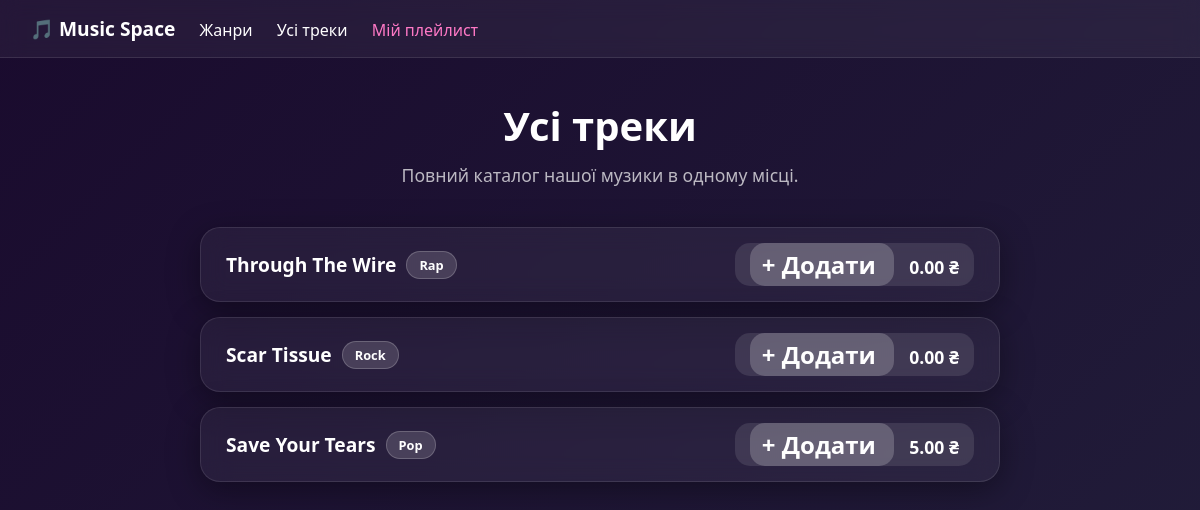
Page /music/products/ on the earlier database version.
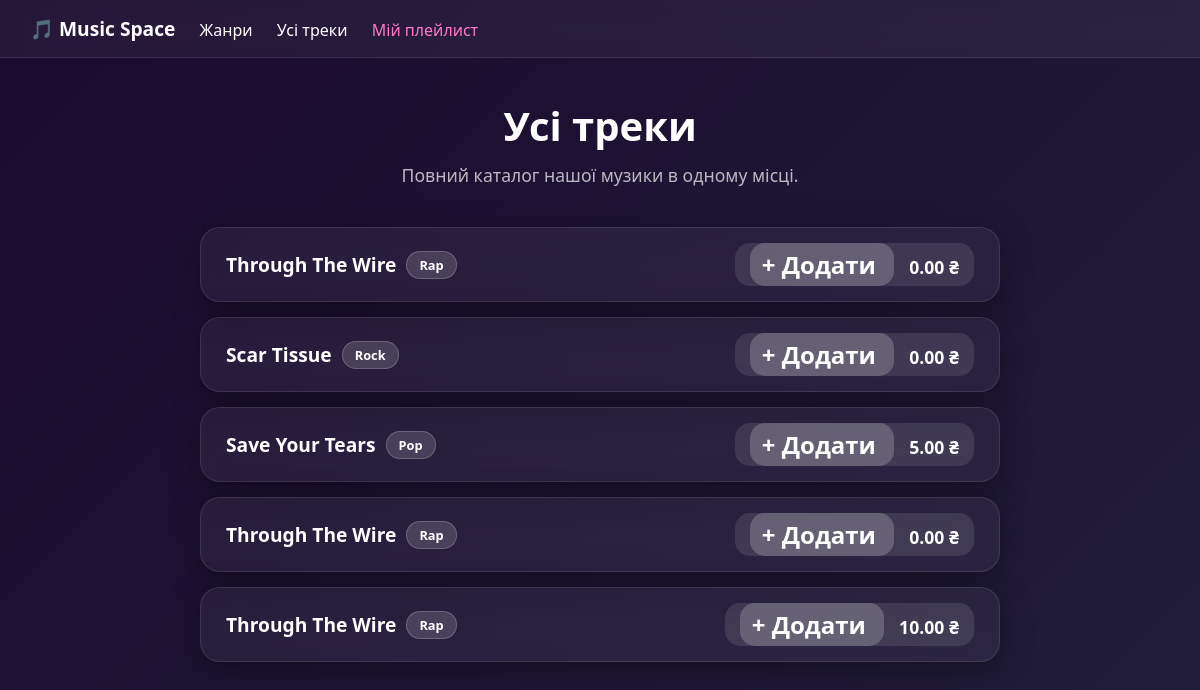
Same page on the later database version.
### music/models.py (models this page shows, shortened)
class Product(models.Model):
    name = models.CharField(max_length=255, verbose_name="Назва треку")
    category = models.ForeignKey(Category, on_delete=models.CASCADE, verbose_name="Жанр")
    artist = models.ForeignKey(Artist, on_delete=models.SET_NULL, null=True, blank=True, verbose_name="Виконавець")
    price = models.DecimalField(max_digits=10, decimal_places=2, verbose_name="Ціна (якщо платний)")
    is_available = models.BooleanField(default=True, verbose_name="Доступний для прослуховування")
    created_at = models.DateTimeField(auto_now_add=True, verbose_name="Дата додавання")

class Category(models.Model):
    name = models.CharField(max_length=100, verbose_name="Назва жанру")
    description = models.TextField(blank=True, verbose_name="Опис жанру")

### music/views.py (the view)
# urls.py: path('products/', views.product_list_view, name='product_list'),
def product_list_view(request):
    products = Product.objects.all()
    return render(request, 'music/product_list.html', {"title": "Список треків", "products": products})

### templates/music/product_list.html (shortened to what this page needs)
{% extends 'base.html' %}
{% block content %}
    <div style="margin-bottom: 40px; text-align: center;">
        <h1 style="font-size: 2.5rem; margin-top: 15px; margin-bottom: 10px;">Усі треки</h1>
        <p style="color: rgba(255,255,255,0.7); font-size: 1.1rem; margin-top: 0;">
            Повний каталог нашої музики в одному місці.
        </p>
    </div>
    <div style="max-width: 800px; margin: 0 auto;">
        {% for product in products %}
            <div class="glass-card" style="display: flex; justify-content: space-between; align-items: center; margin-bottom: 15px; padding: 15px 25px; text-align: left;">
                <div style="display: flex; align-items: center; flex-wrap: wrap; gap: 10px;">
                    <span style="font-size: 1.2rem; font-weight: bold; color: #fff;">{{ product.name }}</span>
                    <a href="{% url 'category_detail' product.category.id %}"
                       style="font-size: 0.8rem; background: rgba(255,255,255,0.15); color: #fff; padding: 4px 12px; border-radius: 20px; text-decoration: none; border: 1px solid rgba(255,255,255,0.2); transition: all 0.3s ease;">
                        {{ product.category.name }}
                    </a>
                </div>
                <div style="font-weight: bold; color: #fff; font-size: 1.1rem; background: rgba(255,255,255,0.1); padding: 5px 15px; border-radius: 15px; white-space: nowrap; margin-left: 15px;">
                    <a href="{% url 'add_to_playlist' product.id %}" style="background: rgba(255,255,255,0.2); color: #fff; text-decoration: none; padding: 5px 12px; border-radius: 15px; font-weight: bold; margin-right: 15px; transition: 0.3s;">
    + Додати
</a>
                    {{ product.price }} ₴
                </div>
            </div>
        {% empty %}
            <div class="glass-card" style="text-align: center; color: rgba(255,255,255,0.7);">
                У каталозі ще немає треків.
            </div>
        {% endfor %}
    </div>
{% endblock %}

Differences in the rows shown:
added Product: name "Through The Wire", category.name "Rap", price "0.00"
added Product: name "Through The Wire", category.name "Rap", price "10.00"
